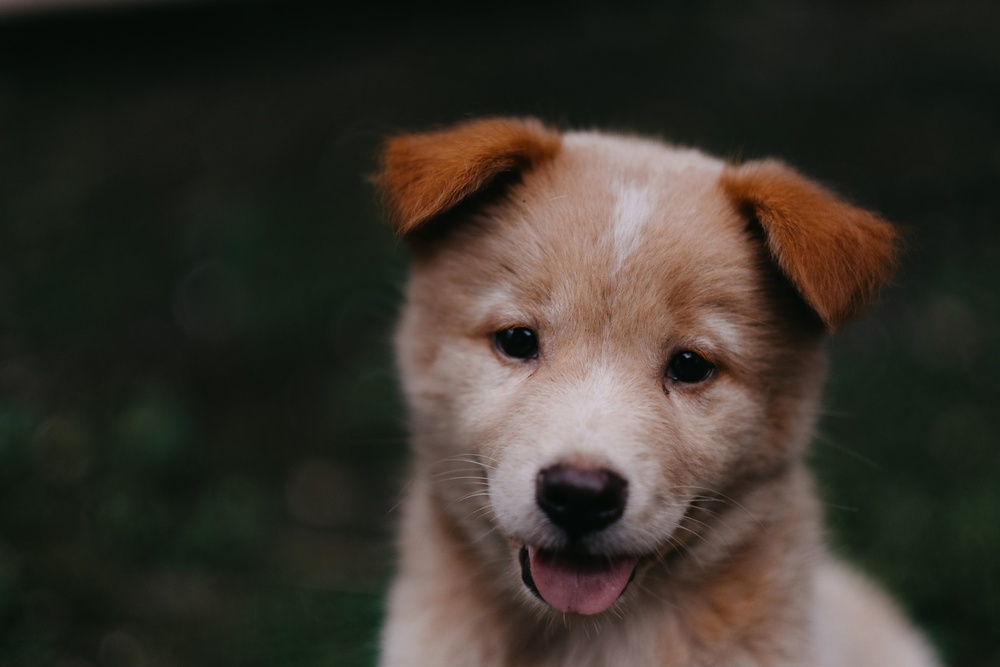
#> input picture DATA/puppy.jpg, 1000 x 667 px, shrunk from 1950 x 1300 before the run, found by its file name
$ jupyter execute Lecture25Threshold.ipynb   (shell and % lines are left out)
#> lines starting #> are read from the running program, lines starting #| are printed output that depends on the picture; after the words box and inside, x2 and y2 are one past the last pixel; in counts of white or black regions, pixels touching at a corner belong together
[cell 1]
import cv2
from matplotlib import pyplot as plt

[cell 2]
img=cv2.imread("D:\Python CV_Course\Computer-Vision-with-Python\DATA\puppy.jpg",0)
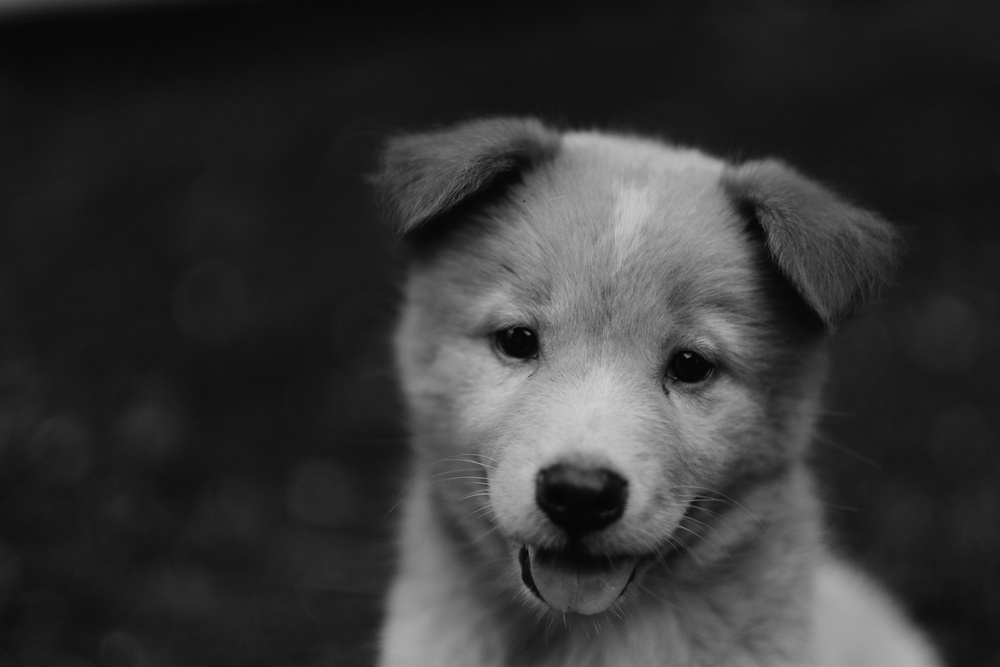
#> img: shape (667, 1000); min 2, max 207, mean 52.6

[cell 3]
plt.imshow(img,cmap="gray")

[cell 4]
ret,threshbin=cv2.threshold(img,127,255,cv2.THRESH_BINARY)
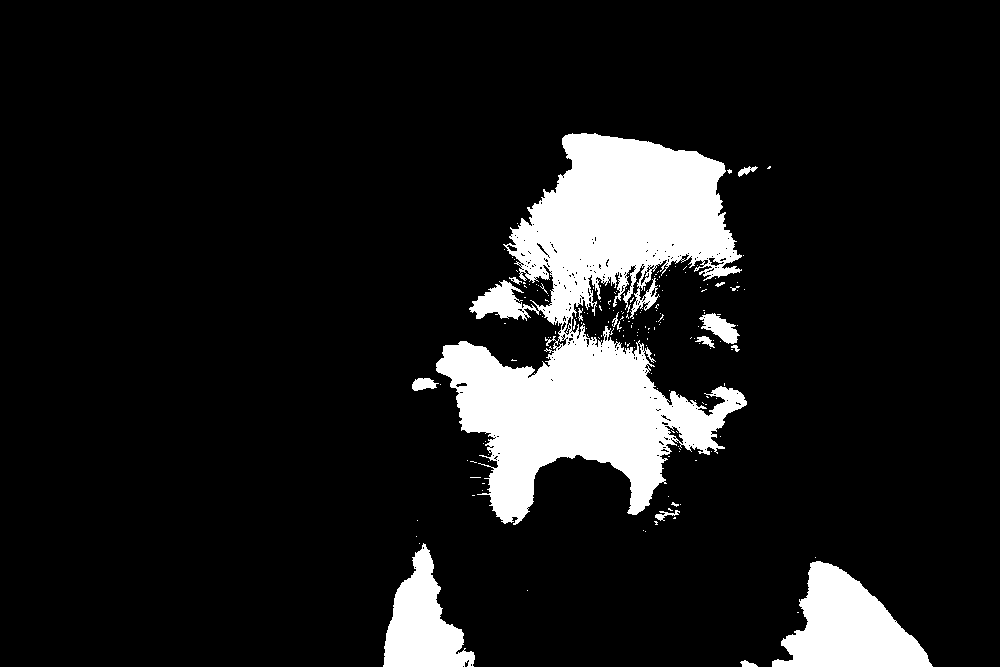
#> threshbin: shape (667, 1000); 11.1% white; 178 white regions (163 under 20 px), largest, box (x1, y1, x2, y2) and area: (436, 133, 747, 525) 57004, (772, 561, 933, 667) 9464, (383, 543, 475, 667) 5992

[cell 5]
ret

[cell 6]
plt.imshow(threshbin)

[cell 7]
plt.imshow(threshbin,cmap="gray")

[cell 8]
#https://bit.ly/2YeIopP
ret,threshbininv=cv2.threshold(img,127,255,cv2.THRESH_BINARY_INV)

[cell 9]
ret

[cell 10]
plt.imshow(threshbininv)

[cell 11]
ret,threshtrunc=cv2.threshold(img,127,255,cv2.THRESH_TRUNC)
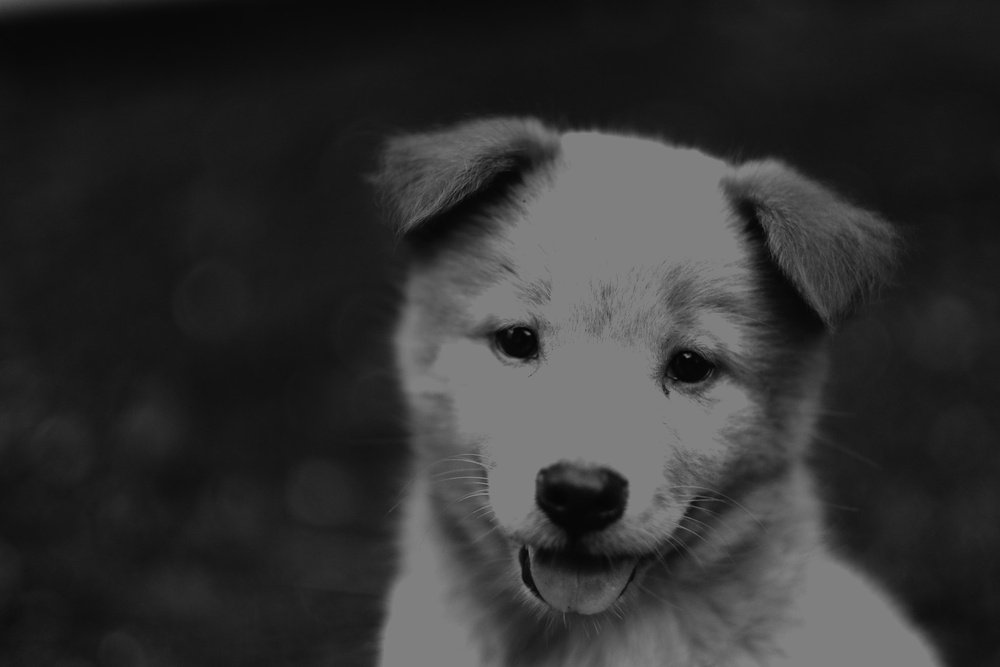
#> threshtrunc: shape (667, 1000); min 2, max 127, mean 49.4
plt.imshow(threshtrunc,cmap="gray")

[cell 12]
ret,threshtriangle=cv2.threshold(img,127,255,cv2.THRESH_TRIANGLE)
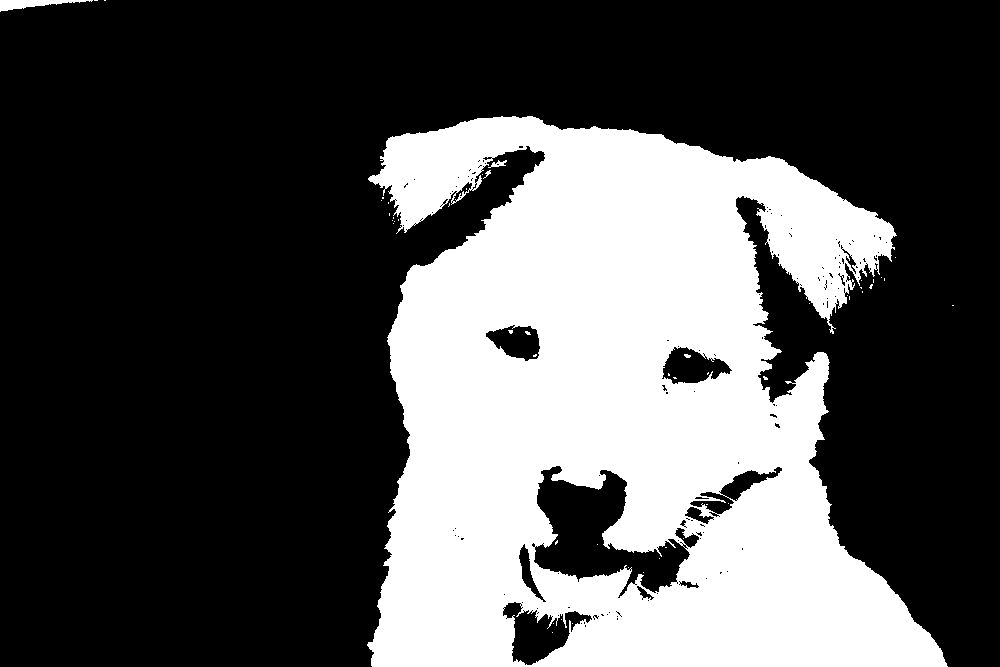
#> threshtriangle: shape (667, 1000); 32% white; 51 white regions (46 under 20 px), largest, box (x1, y1, x2, y2) and area: (367, 116, 948, 667) 212742, (0, 0, 93, 12) 519, (488, 160, 507, 168) 67, (483, 170, 491, 179) 24, (684, 354, 691, 358) 21
#> ret = 46

[cell 13]
plt.imshow(threshtriangle,cmap="gray")

[cell 14]
img=cv2.imread("D:\Python CV_Course\Computer-Vision-with-Python\DATA\crossword.jpg",0)
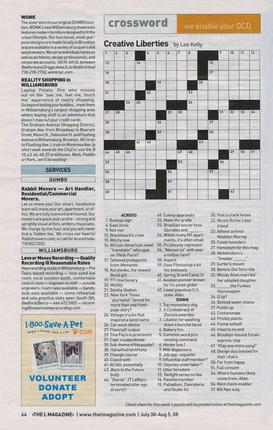
#> input picture DATA/crossword.jpg, 273 x 430 px, shrunk from 532 x 839 before the run, found by its file name
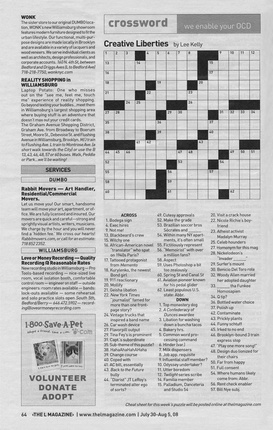
#> img: shape (430, 273); min 13, max 255, mean 194.9
plt.imshow(img,cmap="gray")

[cell 15]
def show_pic(img):
    fig=plt.figure(figsize=(15,15))
    ax=fig.add_subplot(111)
    ax.imshow(img,cmap="gray")

[cell 16]
show_pic(img)

[cell 17]
ret,th1=cv2.threshold(img,127,255,cv2.THRESH_BINARY)
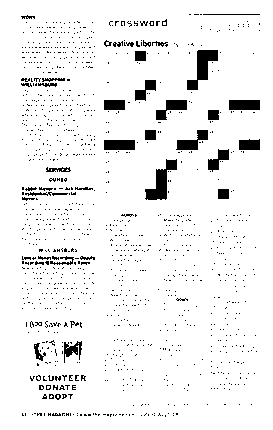
#> th1: shape (430, 273); 93.9% white; 1182 black regions (1139 under 20 px), largest, box (x1, y1, x2, y2) and area: (145, 159, 177, 200) 555, (187, 50, 218, 90) 549, (176, 130, 208, 150) 318
show_pic(th1)

[cell 18]
ret,th1=cv2.threshold(img,180,255,cv2.THRESH_BINARY)
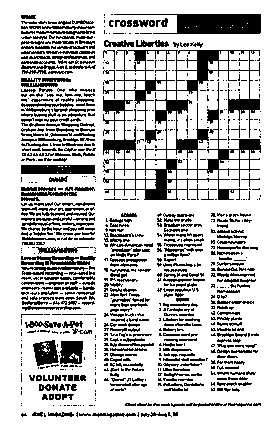
#> th1: shape (430, 273); 75.4% white; 900 black regions (550 under 20 px), largest, box (x1, y1, x2, y2) and area: (103, 50, 261, 200) 6587, (114, 14, 261, 34) 1758, (21, 165, 95, 174) 655

[cell 19]
show_pic(th1)

[cell 20]
#increasing threshold value brings intensity to black as above
#here we cannot find the best pic without experimenting the threshold values
#another alternative method to automatically achieves the threshold value based on the pixel
th2=cv2.adaptiveThreshold(img,255,cv2.ADAPTIVE_THRESH_MEAN_C,cv2.THRESH_BINARY,11,8)
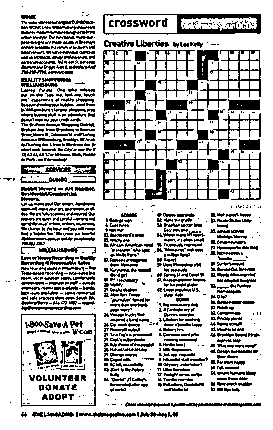
#> th2: shape (430, 273); 75.4% white; black in thin lines or dots
show_pic(th2)

[cell 21]
blended=cv2.addWeighted(th1,0.5,th2,0.5,10)
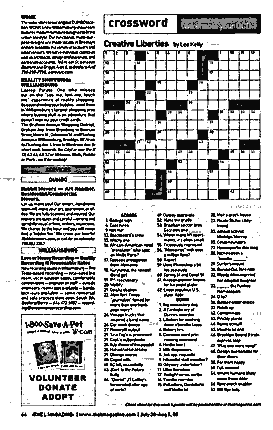
#> blended: shape (430, 273); min 10, max 255, mean 195
show_pic(blended)
